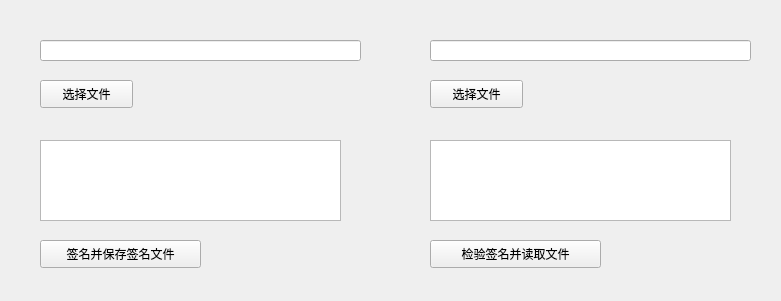
<?xml version="1.0" encoding="UTF-8"?>
<ui version="4.0">
 <class>Form</class>
 <widget class="QWidget" name="Form">
  <property name="geometry">
   <rect>
    <x>0</x>
    <y>0</y>
    <width>781</width>
    <height>301</height>
   </rect>
  </property>
  <property name="windowTitle">
   <string>Form</string>
  </property>
  <widget class="QPushButton" name="sBnt1">
   <property name="geometry">
    <rect>
     <x>40</x>
     <y>80</y>
     <width>93</width>
     <height>28</height>
    </rect>
   </property>
   <property name="text">
    <string>选择文件</string>
   </property>
  </widget>
  <widget class="QPushButton" name="sBnt2">
   <property name="geometry">
    <rect>
     <x>430</x>
     <y>80</y>
     <width>93</width>
     <height>28</height>
    </rect>
   </property>
   <property name="text">
    <string>选择文件</string>
   </property>
  </widget>
  <widget class="QTextEdit" name="textEdit1">
   <property name="geometry">
    <rect>
     <x>40</x>
     <y>140</y>
     <width>301</width>
     <height>81</height>
    </rect>
   </property>
  </widget>
  <widget class="QTextEdit" name="textEdit2">
   <property name="geometry">
    <rect>
     <x>430</x>
     <y>140</y>
     <width>301</width>
     <height>81</height>
    </rect>
   </property>
  </widget>
  <widget class="QPushButton" name="dBnt1">
   <property name="geometry">
    <rect>
     <x>40</x>
     <y>240</y>
     <width>161</width>
     <height>28</height>
    </rect>
   </property>
   <property name="text">
    <string>签名并保存签名文件</string>
   </property>
  </widget>
  <widget class="QPushButton" name="dBnt2">
   <property name="geometry">
    <rect>
     <x>430</x>
     <y>240</y>
     <width>171</width>
     <height>28</height>
    </rect>
   </property>
   <property name="text">
    <string>检验签名并读取文件</string>
   </property>
  </widget>
  <widget class="QLineEdit" name="lineEdit1">
   <property name="geometry">
    <rect>
     <x>40</x>
     <y>40</y>
     <width>321</width>
     <height>21</height>
    </rect>
   </property>
  </widget>
  <widget class="QLineEdit" name="lineEdit2">
   <property name="geometry">
    <rect>
     <x>430</x>
     <y>40</y>
     <width>321</width>
     <height>21</height>
    </rect>
   </property>
  </widget>
 </widget>
 <resources/>
 <connections/>
</ui>
